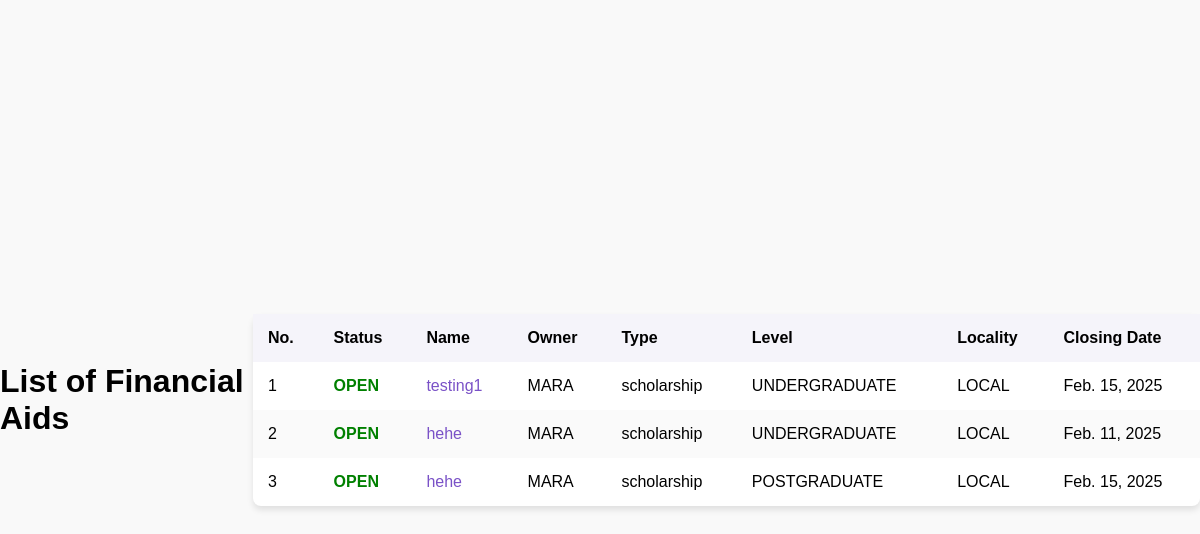
Before: /programs/aid/ with the older database file.
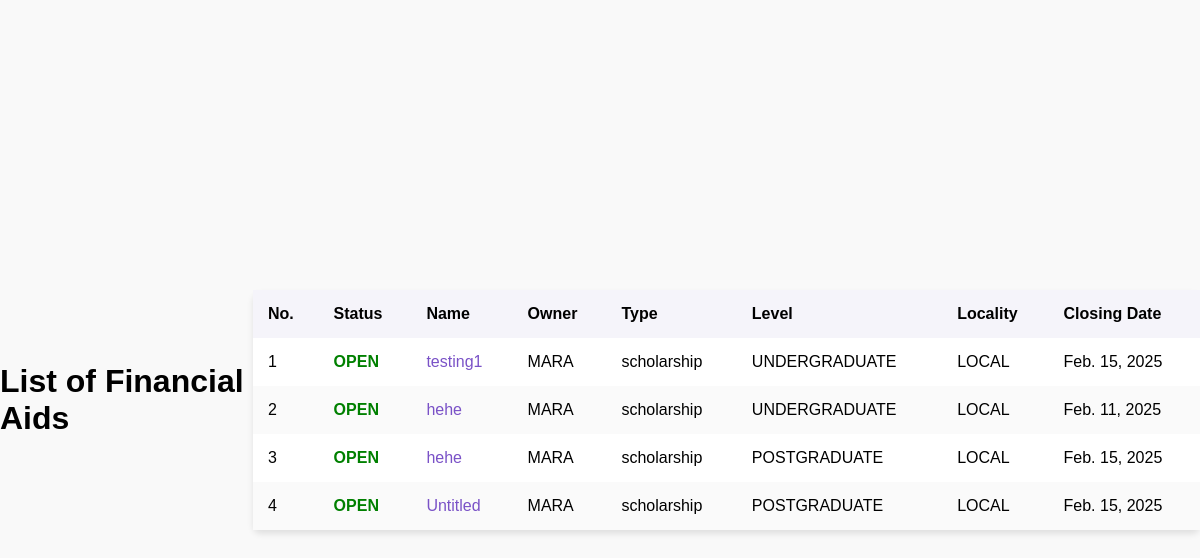
After: the same page with the newer database file.
### programs/models.py (models this page shows, shortened)
class AidProgram(models.Model):
    STATUS_CHOICES = [
        ('OPEN', 'Open'),
        ('CLOSE', 'Close'),
    ]
    LOCALITY_CHOICES = [
        ('LOCAL', 'Local'),
        ('INTERNATIONAL', 'International'),
    ]
    LEVEL_CHOICES = [
        ('UNDERGRADUATE', 'Undergraduate'),
        ('POSTGRADUATE', 'Postgraduate'),
    ]
    APPROVAL_CHOICES = [
        ('PENDING', 'Pending'),
        ('APPROVED', 'Approved'),
        ('REJECTED', 'Rejected'),
    ]
    name = models.CharField(max_length=255)
    owner = models.CharField(max_length=255)
    aid_type = models.CharField(max_length=100)
    level = models.CharField(max_length=20, choices=LEVEL_CHOICES)
    locality = models.CharField(max_length=20, choices=LOCALITY_CHOICES)
    status = models.CharField(max_length=10, choices=STATUS_CHOICES, default='OPEN')
    eligibility = models.TextField(blank=True, null=True)
    closing_date = models.DateField()
    required_documents = models.TextField(blank=True, null=True)
    total_funds = models.DecimalField(max_digits=12, decimal_places=2, null=True, blank=True)
    proposed_by = models.ForeignKey(settings.AUTH_USER_MODEL, on_delete=models.CASCADE, null=True, blank=True)
    approval_status = models.CharField(max_length=10, choices=APPROVAL_CHOICES, default='PENDING')

### programs/views.py (the view)
# urls.py: path('aid/', aid_list, name='aid_list'),
def aid_list(request):
    aids = AidProgram.objects.filter(approval_status="APPROVED", status="OPEN")
    return render(request, 'aid_list.html', {'aids': aids})

### programs/templates/aid_list.html (shortened to what this page needs)
{% extends 'base.html' %}
{% load static %}
{% block statics %}
    <link rel="stylesheet" href="{% static 'css/aid_list.css' %}">
{% endblock statics %}
{% block content %}
<!DOCTYPE html>
<html lang="en">
<head>
</head>
<body>
    <h1>List of Financial Aids</h1>
    <table>
        <thead>
            <tr>
                <th>No.</th>
                <th>Status</th>
                <th>Name</th>
                <th>Owner</th>
                <th>Type</th>
                <th>Level</th>
                <th>Locality</th>
                <th>Closing Date</th>
            </tr>
        </thead>
        <tbody>
            {% for aid in aids %}
            <tr>
                <td>{{ forloop.counter }}</td>
                <td class="{{ aid.status|lower }}">{{ aid.status }}</td>
                <td>
                    <a href="{% url 'aid_details' aid.id %}">{{ aid.name }}</a>
                </td>
                <td>{{ aid.owner }}</td>
                <td>{{ aid.aid_type }}</td>
                <td>{{ aid.level }}</td>
                <td>{{ aid.locality }}</td>
                <td>{{ aid.closing_date }}</td>
            </tr>
            {% empty %}
            <tr>
                <td colspan="8">No financial aids available.</td>
            </tr>
            {% endfor %}
        </tbody>
    </table>
</body>
</html>
{% endblock %}

Changed rows visible on the page:
now on this page (row edited): AidProgram: status "OPEN", name "Untitled", owner "MARA", aid_type "scholarship", level "POSTGRADUATE", locality "LOCAL", closing_date "Feb. 15, 2025"
